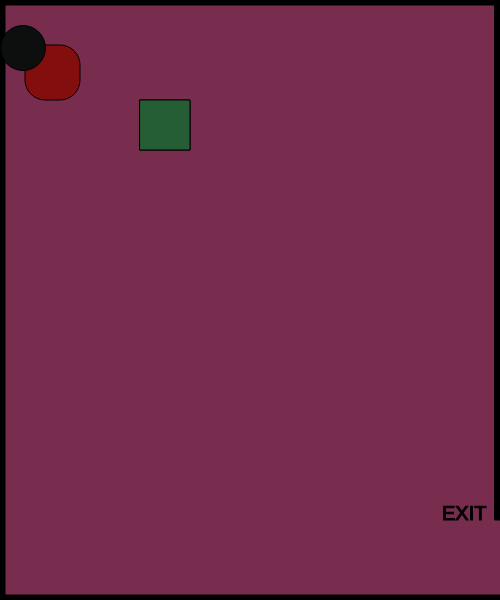
Frame 1 (no input)
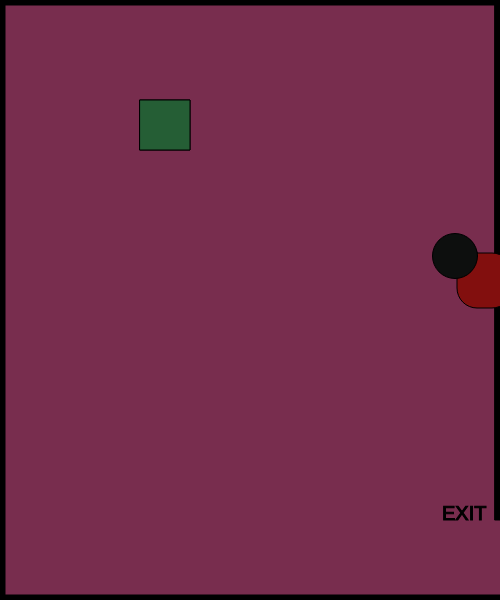
Frame 60 (no input)
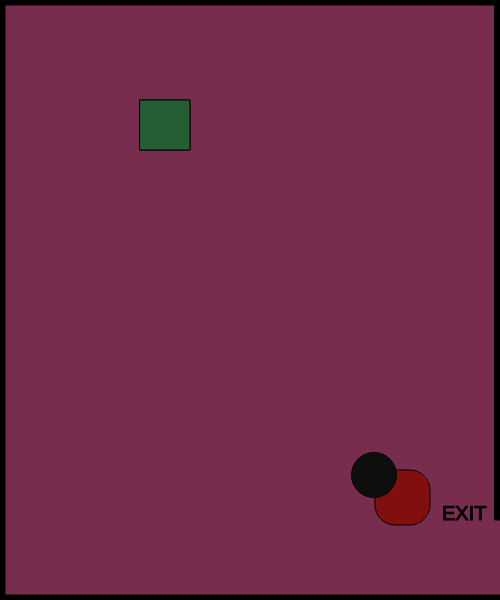
Frame 120 (the mouse pressed at the canvas centre since frame 60)

The p5.js sketch that drew these frames (run headless with seeded random() and noise() and a simulated clock; from frame 60 on, the mouse is pressed at the canvas centre):

// p5.js sketch
// ── sketch.js
function setup()
{
    createCanvas(500, 600);
    // get a random speed when the it first starts
    for (var i = 0; i < 50; i++) {
        shapeXSpeeds[i] = Math.floor(Math.random() * (Math.floor(Math.random() * 5)) + 1);
        shapeYSpeeds[i] = Math.floor(Math.random() * (Math.floor(Math.random() * 5)) + 1);
        shapeXs[i] = getRandomNumber(500);
        shapeYs[i] = getRandomNumber(600);
        diameters[i] = getRandomNumber(30);
    }
    createCharacter(140,100);
}

function draw()
{
    background(120,45,78);
    stroke(0);
    fill(0);
    createBorders(5);
    exit();
    drawCharacter();
    characterMovement();
    obstacle();
    win();
    secondobstacle(); 
    
}

function characterMovement()
{
    // handle the keys
    if(keyIsDown(w))
    {
        characterY -= 10;   
    }
    if(keyIsDown(s))
    {
        characterY += 10;   
    }
    if(keyIsDown(a))
    {
        characterX -= 10;   
        console.log("movement: " + characterX);
    }
    if(keyIsDown(d))
    {
        characterX += 10;   
    }
}

function obstacle()
{
 // first obstacle
 fill(130,15,14);
 square(shapeX, shapeY, 55, 20)

  // setting random speed
  shapeXSpeed = Math.floor(Math.random(50) * (Math.floor(Math.random(22) * 5)) - 1);
  shapeYSpeed = Math.floor(Math.random(25) * (Math.floor(Math.random(22) * 5)) + 0);
  shapeYSpeed = Math.floor(Math.random(25) * (Math.floor(Math.random(22) * 5)) + 3);
  shapeXSpeed = Math.floor(Math.random(50) * (Math.floor(Math.random(22) * 5)) - 2);

 // move the shape
 shapeX += shapeXSpeed;
 shapeY += shapeYSpeed;
 // out of bounds check
 if(shapeX > width)
 {
     shapeX = 0;
 }
 if(shapeX < 0)
 {
     shapeX = width;
 }
 if(shapeY > height)
 {
     shapeY = 0;
 }
 if(shapeY < 0)
 {
     shapeY = height;
 }
}

function createCharacter(x,y)
{
    characterX = x;
    characterY = y;
    console.log(characterX);
}


function drawCharacter()
{
    fill(37,94,53);
    square(characterX, characterY, 50);
}

function createBorders(thickness)
{
    rect(0,0,width,thickness);
    rect(0,0,thickness,height);
    rect(0, height-thickness,width, thickness);
    rect(width-thickness,0,thickness,height-80);
}

function mouseClicked()
{
    mouseShapeX = mouseX;
    mouseShapeY = mouseY;
}

function win()
{
// Player leaving through exit
if(characterX > width && characterY > width-700)
 {
    fill(150,54,34);
    stroke(10);
    textSize(26);
    text("Winner!", width/2-29, height/2-29);
}
}

function exit()
{
// exit message
textSize(20);
text("EXIT", width-58,height-80)
}

function secondobstacle()
{
 // mouse click shape
 fill(50,25,4);
 square(mouseShapeX, mouseShapeY,33);
      
     // Second obstacle
     drawCharacter();
     characterMovement();
 
     fill(13,15,14);
     circle(shapeX, shapeY, 45)
 
      // setting random speed
      shapeXSpeed = Math.floor(Math.random() * (Math.floor(Math.random(2) * 45)) - 9);
      shapeYSpeed = Math.floor(Math.random() * (Math.floor(Math.random(2) * 45)) + 5);
    
}

// mouse click
var mouseShapeX;
var mouseShapeY;

// character
var characterX = 22;
var characterY = 25;

// wasd controls
var w = 87; 
var s = 83;
var a = 65;
var d = 68;

// shape
var shapeX = 25;
var shapeY = 45;

var shapeXs = [];
var shapeYs = [];
var diameters = [];

var shapeXSpeeds = [];
var shapeYSpeeds = [];

function getRandomNumber(number) {
    return Math.floor(Math.random() * number) + 10;
}
